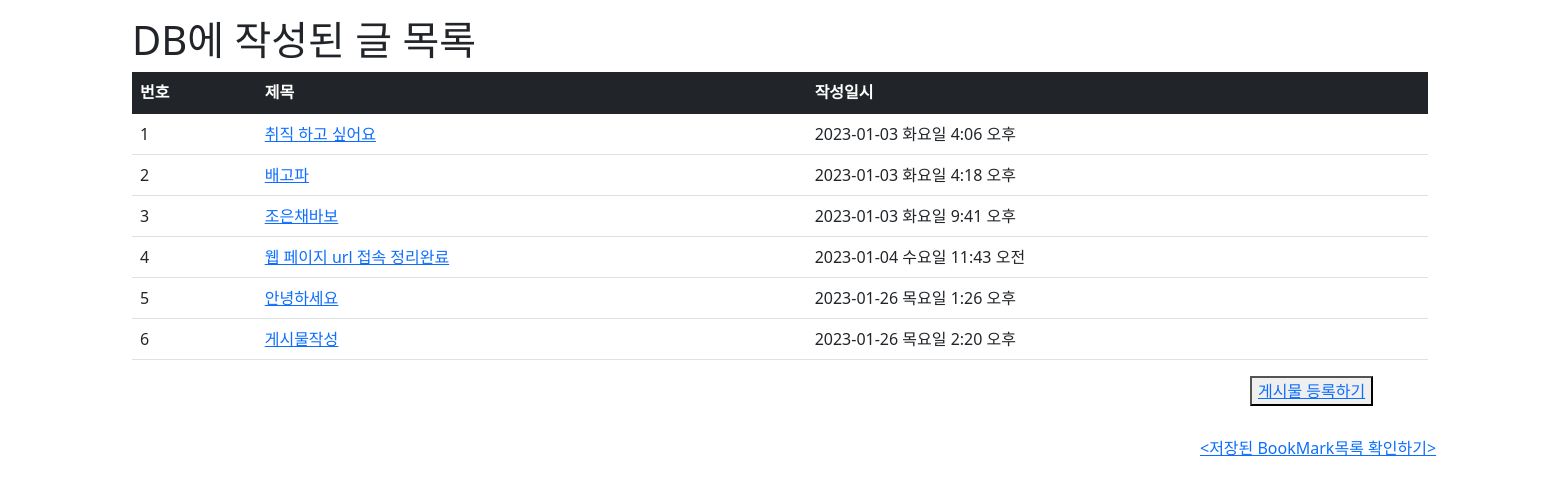
The page /bookmark/answer/ on the database its author committed.
### bookmark/models.py (models this page shows, shortened)
class Answer(models.Model):
    title = models.CharField(max_length=100, blank=True, null=True)
    content = models.TextField()
    create_date = models.DateTimeField()

### bookmark/views.py (the view)
# urls.py: path('answer/', AnswerLV.as_view(), name='index'),
class AnswerLV(ListView) :
    model = Answer

### bookmark/templates/bookmark/answer_list.html (shortened to what this page needs)
{% extends 'base.html' %}
{% block content %}
    <div class="container my-3">
        <h1>DB에 작성된 글 목록</h1>
        <table class="table">
            <thead>
            <tr class="table-dark">
                <th>번호</th>
                <th>제목</th>
                <th>작성일시</th>
            </tr>
            </thead>
            <tbody>
            {% if answer_list %}
            {% for answer in answer_list %}
            <tr>
                <td>{{ forloop.counter }}</td>
                <td>
                    <a href="{% url 'detail' answer.id %}">{{ answer.title }}</a>
                </td>
                <td>{{ answer.create_date |date:"Y-m-d D P"}}</td>
            </tr>
            {% endfor %}
            {% else %}
            <tr>
                <td colspan="3">질문이 없습니다.</td>
            </tr>
            {% endif %}
            </tbody>
        </table>
    </div>
    <div style="position: relative; left:1250px;"><button><a href="{%url 'answer_create' %}">게시물 등록하기</a></button></div>
    <div style="position: relative; top: 30px; left:1200px;"><a href="{% url 'index1' %}"><저장된 BookMark목록 확인하기></a></div>
    {% endblock %}

### bookmark/templates/base.html (shortened to what this page needs)
{% load static %}
<!doctype html>
<html lang="ko">
<head>
    <link rel="stylesheet" type="text/css" href="{% static 'bootstrap.min.css' %}">
    <link rel="stylesheet" type="text/css" href="{% static 'style.css' %}">
</head>
<body>
{% block content %}
{% endblock %}
</body>
</html>

### rows shown on the page
Answer: title "취직 하고 싶어요", create_date "2023-01-03 화요일 4:06 오후"
Answer: title "배고파", create_date "2023-01-03 화요일 4:18 오후"
Answer: title "조은채바보", create_date "2023-01-03 화요일 9:41 오후"
Answer: title "웹 페이지 url 접속 정리완료", create_date "2023-01-04 수요일 11:43 오전"
Answer: title "안녕하세요", create_date "2023-01-26 목요일 1:26 오후"
Answer: title "게시물작성", create_date "2023-01-26 목요일 2:20 오후"
